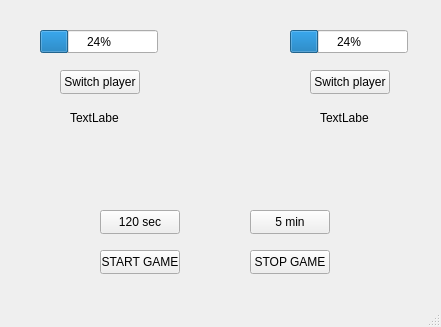
<?xml version="1.0" encoding="UTF-8"?>
<ui version="4.0">
 <class>MainWindow</class>
 <widget class="QMainWindow" name="MainWindow">
  <property name="geometry">
   <rect>
    <x>0</x>
    <y>0</y>
    <width>441</width>
    <height>327</height>
   </rect>
  </property>
  <property name="windowTitle">
   <string>MainWindow</string>
  </property>
  <widget class="QWidget" name="centralwidget">
   <widget class="QProgressBar" name="P1TimerProgress">
    <property name="geometry">
     <rect>
      <x>40</x>
      <y>30</y>
      <width>118</width>
      <height>23</height>
     </rect>
    </property>
    <property name="value">
     <number>24</number>
    </property>
   </widget>
   <widget class="QProgressBar" name="P2TimerProgress">
    <property name="geometry">
     <rect>
      <x>290</x>
      <y>30</y>
      <width>118</width>
      <height>23</height>
     </rect>
    </property>
    <property name="value">
     <number>24</number>
    </property>
   </widget>
   <widget class="QPushButton" name="Switch2">
    <property name="geometry">
     <rect>
      <x>60</x>
      <y>70</y>
      <width>80</width>
      <height>24</height>
     </rect>
    </property>
    <property name="text">
     <string>Switch player</string>
    </property>
   </widget>
   <widget class="QPushButton" name="Switch1">
    <property name="geometry">
     <rect>
      <x>310</x>
      <y>70</y>
      <width>80</width>
      <height>24</height>
     </rect>
    </property>
    <property name="text">
     <string>Switch player</string>
    </property>
   </widget>
   <widget class="QPushButton" name="T1">
    <property name="geometry">
     <rect>
      <x>100</x>
      <y>210</y>
      <width>80</width>
      <height>24</height>
     </rect>
    </property>
    <property name="text">
     <string>120 sec</string>
    </property>
   </widget>
   <widget class="QPushButton" name="StartGameButton">
    <property name="geometry">
     <rect>
      <x>100</x>
      <y>250</y>
      <width>80</width>
      <height>24</height>
     </rect>
    </property>
    <property name="text">
     <string>START GAME</string>
    </property>
   </widget>
   <widget class="QPushButton" name="T2">
    <property name="geometry">
     <rect>
      <x>250</x>
      <y>210</y>
      <width>80</width>
      <height>24</height>
     </rect>
    </property>
    <property name="text">
     <string>5 min</string>
    </property>
   </widget>
   <widget class="QPushButton" name="StopGameButton">
    <property name="geometry">
     <rect>
      <x>250</x>
      <y>250</y>
      <width>80</width>
      <height>24</height>
     </rect>
    </property>
    <property name="text">
     <string>STOP GAME</string>
    </property>
   </widget>
   <widget class="QLabel" name="label">
    <property name="geometry">
     <rect>
      <x>100</x>
      <y>90</y>
      <width>231</width>
      <height>111</height>
     </rect>
    </property>
    <property name="text">
     <string/>
    </property>
   </widget>
   <widget class="QLabel" name="P1Label">
    <property name="geometry">
     <rect>
      <x>70</x>
      <y>110</y>
      <width>49</width>
      <height>16</height>
     </rect>
    </property>
    <property name="text">
     <string>TextLabel</string>
    </property>
   </widget>
   <widget class="QLabel" name="P2Label">
    <property name="geometry">
     <rect>
      <x>320</x>
      <y>110</y>
      <width>49</width>
      <height>16</height>
     </rect>
    </property>
    <property name="text">
     <string>TextLabel</string>
    </property>
   </widget>
  </widget>
  <widget class="QMenuBar" name="menubar">
   <property name="geometry">
    <rect>
     <x>0</x>
     <y>0</y>
     <width>441</width>
     <height>21</height>
    </rect>
   </property>
  </widget>
  <widget class="QStatusBar" name="statusbar"/>
 </widget>
 <resources/>
 <connections/>
</ui>
